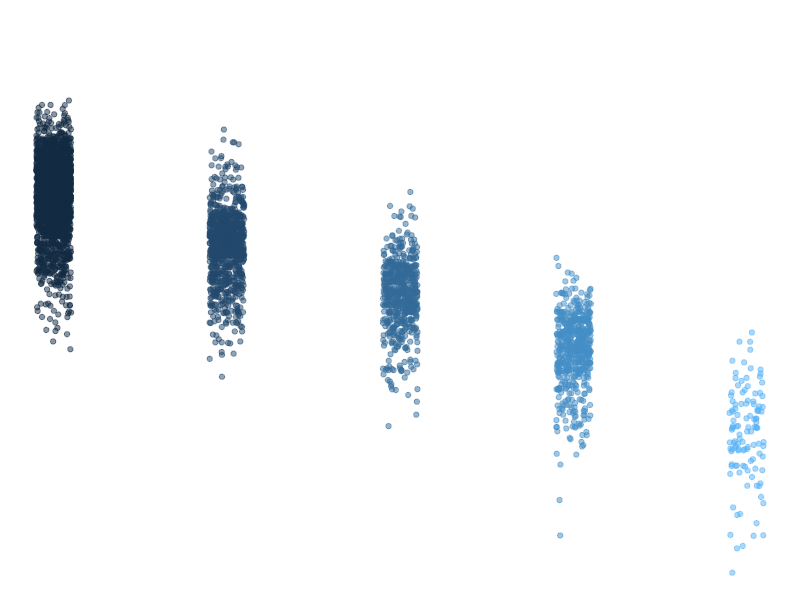

R code for this plot:
## ---- chunk 1
knitr::opts_chunk$set(echo = TRUE)
library(tidyverse)
## ---- chunk 2
summary(storms) #fixed data name
## ---- chunk 3
names(storms) #fixed function
## ---- chunk 4
ggplot(data = storms, aes(x = category, y = pressure)) +
  geom_jitter(width = 0.1, 
              alpha = 0.5,
              aes(color = category),
              show.legend = FALSE) +
  labs(x = "Storm Category", 
       y = "Air Pressure at Storm Center (millibars)"
       ) +
  theme_void()
